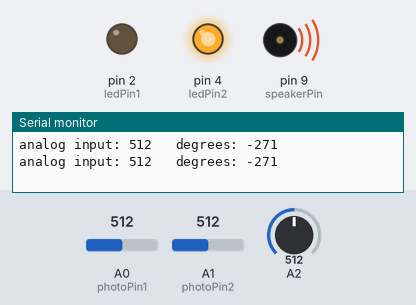
A sketch run on a simulated Arduino Uno, built with avr-gcc and run on an emulated ATmega328P. Shown: output pins drawn as LEDs (lit = HIGH), buzzer (waves = sounding), the last lines printed to the serial monitor. Inputs (shaded band) come from the test bench; at power-on: A2 = 512, A1 (photoPin2) = 512, A0 (photoPin1) = 512.

Above: at 9.0 s.
9.1 s: A2 set to 207
17.7 s: A2 set to 185
At 25.07 s:
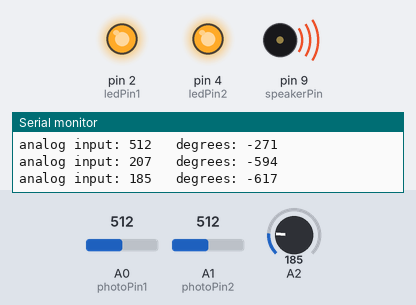
26.8 s: A1 (photoPin2) set to 53
35.0 s: A1 (photoPin2) set to 45
At 41.4 s:
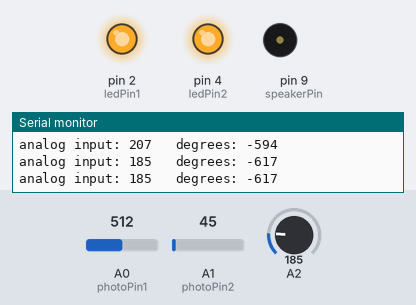
49.0 s: A1 (photoPin2) set to 122
At 52.2 s:
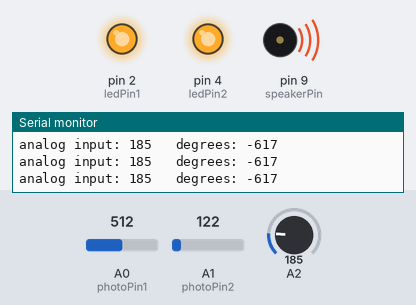
Timing chart, 0 to 58.2 s (numbered marks = the images above; inputs shaded):
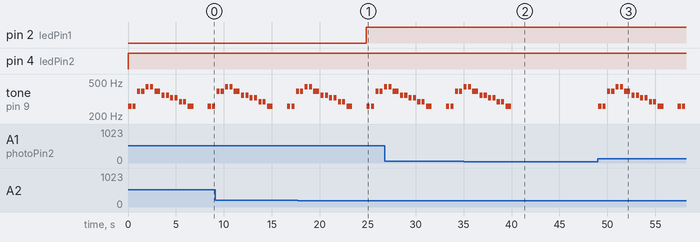

Measured:
- the behaviour switches between 200 and 199 on A2 (found by bisection; images 0 and 1)
- the behaviour switches between 51 and 50 on A1 (photoPin2) (found by bisection; images 1 and 2)
- after the input at 17.7 s, pin 2 (ledPin1): LOW → HIGH after 7.2 s
- after the input at 35.0 s, tone on pin 9 (speakerPin): goes on until 40.0 s, then stays silent
- after the input at 49.0 s, tone on pin 9 (speakerPin): plays 259 Hz for 0.32 s, 260 Hz for 0.32 s, 391 Hz for 0.32 s, 391 Hz for 0.32 s, 438 Hz for 0.32 s, 438 Hz for 0.32 s … (16 notes in this stretch), starting after 0.07 s
- by itself, tone on pin 9 (speakerPin): plays 391 Hz for 0.32 s, 438 Hz for 0.32 s, 438 Hz for 0.32 s, 391 Hz for 0.60 s, 348 Hz for 0.32 s, 348 Hz for 0.32 s … (16 notes in this stretch)

The sketch:

Rube_Goldberg.ino
```cpp
//Photoresistors
int photoPin1 = A0;
int photoPin2 = A1;

//Photoresistor Values
int photoVal1 = 0;
int photoVal2 = 0;

//LED Setup
int ledPin1 = 2;
int ledPin2 = 4;

//speaker setup
int speakerPin = 9;

int length = 15; // the number of notes
char notes[] = "ccggaagffeeddc "; // a space represents a rest
int beats[] = {
  1, 1, 1, 1, 1, 1, 2, 1, 1, 1, 1, 1, 1, 2, 4 };
int tempo = 300;


void setup(){

  Serial.begin(9600);

  pinMode(2,OUTPUT);
  pinMode(4, OUTPUT);
  pinMode(speakerPin, OUTPUT);
}

void loop(){
  //Turn on LED's

  int sensor, degrees;

  // read the voltage from the voltage divider (sensor plus resistor)
  sensor = analogRead(2);

  // convert the voltage reading to inches
  // the first two numbers are the sensor values for straight (768) and bent (853)
  // the second two numbers are the degree readings we'll map that to (0 to 90 degrees)
  degrees = map(sensor, 768, 853, 0, 90);
  // note that the above numbers are ideal, your sensor's values will vary
  // to improve the accuracy, run the program, note your sensor's analog values
  // when it's straight and bent, and insert those values into the above function.

  // print out the result
  Serial.print("analog input: ");
  Serial.print(sensor,DEC);
  Serial.print("   degrees: ");
  Serial.println(degrees,DEC);


  //Photosensors
  photoVal1 = analogRead(photoPin1);
  photoVal2 = analogRead(photoPin2);

if(sensor<200){
  digitalWrite(ledPin1, HIGH);
}

  if(photoVal1 > 50){
    digitalWrite(ledPin2, HIGH);
  }
  if(photoVal2 > 50){
    for (int i = 0; i < length; i++) {
      if (notes[i] == ' ') {
        delay(beats[i] * tempo); // rest
      }
      else {
        playNote(notes[i], beats[i] * tempo);
      }

      // pause between notes
      delay(tempo / 2);
    }
  }
}
void OneWireReset(int Pin) // reset.  Should improve to act as a presence pulse
{
  digitalWrite(Pin, LOW);
  pinMode(Pin, OUTPUT); // bring low for 500 us
  delayMicroseconds(500);
  pinMode(Pin, INPUT);
  delayMicroseconds(500);
}

void OneWireOutByte(int Pin, byte d) // output byte d (least sig bit first).
{
  byte n;

  for(n=8; n!=0; n--)
  {
    if ((d & 0x01) == 1)  // test least sig bit
    {
      digitalWrite(Pin, LOW);
      pinMode(Pin, OUTPUT);
      delayMicroseconds(5);
      pinMode(Pin, INPUT);
      delayMicroseconds(60);
    }
    else
    {
      digitalWrite(Pin, LOW);
      pinMode(Pin, OUTPUT);
      delayMicroseconds(60);
      pinMode(Pin, INPUT);
    }

    d=d>>1; // now the next bit is in the least sig bit position.
  }


}


byte OneWireInByte(int Pin) // read byte, least sig byte first
{
  byte d, n, b;

  for (n=0; n<8; n++)
  {
    digitalWrite(Pin, LOW);
    pinMode(Pin, OUTPUT);
    delayMicroseconds(5);
    pinMode(Pin, INPUT);
    delayMicroseconds(5);
    b = digitalRead(Pin);
    delayMicroseconds(50);
    d = (d >> 1) | (b<<7); // shift d to right and insert b in most sig bit position
  }
  return(d);
}

//Tone Setup
void playTone(int tone, int duration) {
  for (long i = 0; i < duration * 1000L; i += tone * 2) {
    digitalWrite(speakerPin, HIGH);
    delayMicroseconds(tone);
    digitalWrite(speakerPin, LOW);
    delayMicroseconds(tone);
  }
}
void playNote(char note, int duration) {
  char names[] = {
    'c', 'd', 'e', 'f', 'g', 'a', 'b', 'C'     };
  int tones[] = {
    1915, 1700, 1519, 1432, 1275, 1136, 1014, 956     };

  // play the tone corresponding to the note name
  for (int i = 0; i < 8; i++) {
    if (names[i] == note) {
      playTone(tones[i], duration);
    }
  }
}
```
